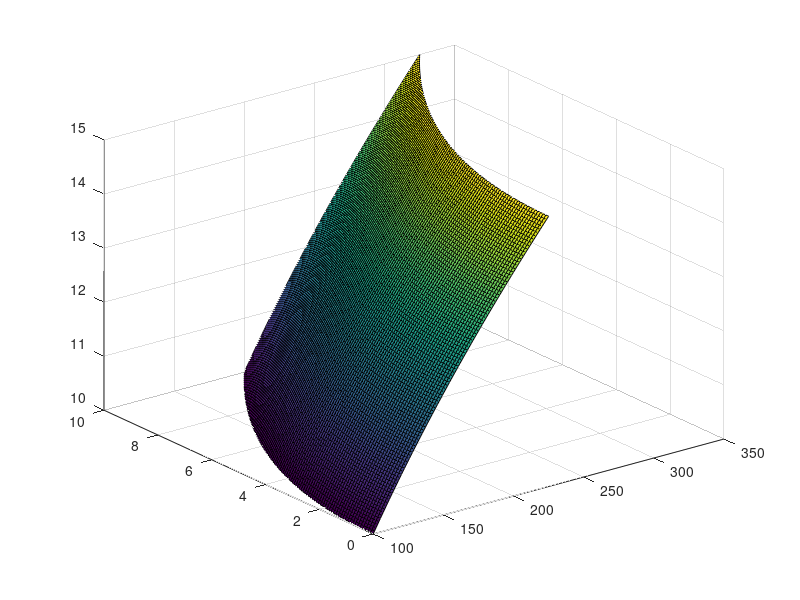

Here is the MATLAB script that generated this plot:
clc ; clear all ; close all ;
x = linspace(0,10) ;
y = linspace(10 , 15) ;
[XX , YY] = meshgrid(x,y) ;
z = XX.^2 + YY.^2;
% plot(x ,z)
surf(z , XX , YY)
% mesh(z , XX , YY)
